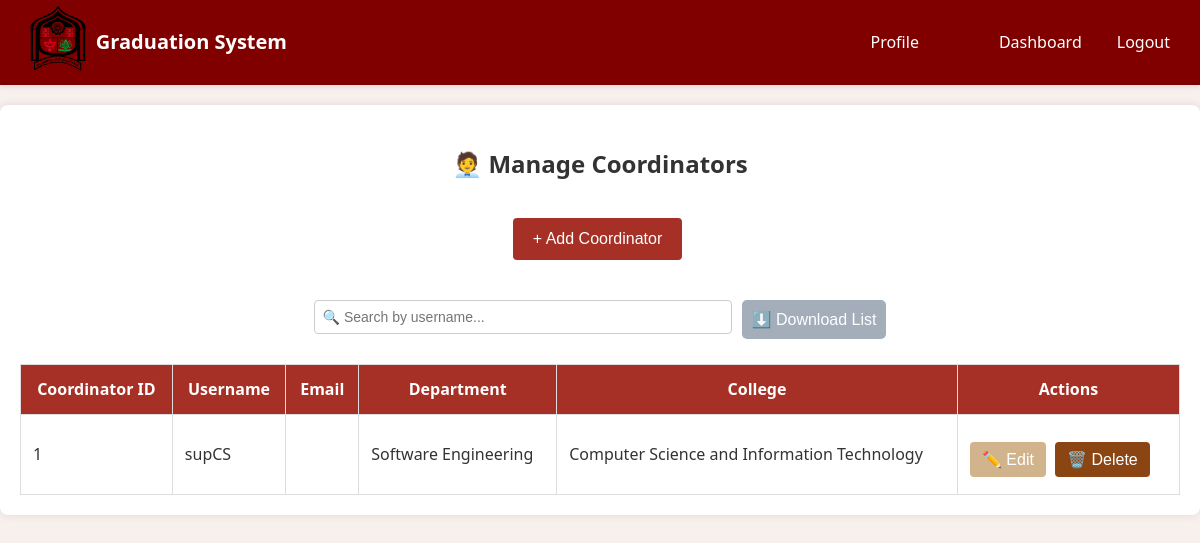
Page /api/users/manage-coordinators/ (signed in) on the committed database.
### users/models.py (models this page shows, shortened)
class User(AbstractUser):
    phone_number = models.CharField(max_length=15, blank=True, null=True)
    department = models.ForeignKey(
        Department,
        on_delete=models.CASCADE,
        related_name='users',
        null=True,
        blank=True
    )

class Coordinator(User):
    coord_id = models.CharField(max_length=20, unique=True, blank=True, default="")
    is_super = models.BooleanField(default=False)

class User(AbstractUser):
    phone_number = models.CharField(max_length=15, blank=True, null=True)
    department = models.ForeignKey(
        Department,
        on_delete=models.CASCADE,
        related_name='users',
        null=True,
        blank=True
    )

### university/models.py (models this page shows, shortened)
class Department(models.Model):
    college = models.ForeignKey(College, on_delete=models.CASCADE, related_name='departments')
    name = models.CharField(max_length=200)

class College(models.Model):
    university = models.ForeignKey(University, on_delete=models.CASCADE, related_name='colleges')
    name = models.CharField(max_length=200)
    location = models.CharField(max_length=200, blank=True, null=True)

### users/views.py (the view, shortened to what this page needs)
# urls.py: path("manage-coordinators/", views.SuperCoordinatorView.as_view(), name='manage-coordinators'),
class SuperCoordinatorView(APIView):
    permission_classes = [IsAuthenticated]
    def get(self, request):
        if not request.user.is_superuser:
            return Response({"error": "Access denied"}, status=403)
        coords = Coordinator.objects.filter(is_super=True)
        if request.headers.get("Accept") == "application/json":
            return Response(UserSerializer(coords, many=True).data)
        departments = Department.objects.select_related("college").all()
        return render(request, "admin/manage_super_coords.html", {
            "super_coords": coords,
            "departments": departments
        })

### notifications/context_processors.py (called while the page is built)
def unread_notifications_count(request):
    if request.user.is_authenticated:
        count = Notification.objects.filter(recipient=request.user, read=False).count()
        return {'unread_notifications_count': count}
    return {'unread_notifications_count': 0}

### templates/admin/manage_super_coords.html (shortened to what this page needs)
{% extends "base.html" %}
{% load static i18n %}
{% block head %}
<link rel="stylesheet" href="{% static 'css/admin/manage_coordinators.css' %}">
{% endblock %}
{% block content %}
{% include "navbar.html" %}
<div class="container">
    <h2>🧑‍💼 {% trans "Manage Coordinators" %}</h2>
    <button id="create-coord-btn" class="btn btn-primary">+ {% trans "Add Coordinator" %}</button>
    <div class="search-filter-bar">
        <input type="text" id="search-input" placeholder="{% trans '🔍 Search by username...' %}" />
        <button id="download-btn" class="btn-download">⬇️ {% trans "Download List" %}</button>
    </div>
    <table>
        <thead>
            <tr>
                <th>{% trans "Coordinator ID" %}</th>
                <th>{% trans "Username" %}</th>
                <th>{% trans "Email" %}</th>
                <th>{% trans "Department" %}</th>
                <th>{% trans "College" %}</th>
                <th>{% trans "Actions" %}</th>
            </tr>
        </thead>
        <tbody>
            {% for coord in super_coords %}
            <tr>
                <td>{{ coord.coord_id }}</td>
                <td>{{ coord.username }}</td>
                <td>{{ coord.email }}</td>
                <td>{{ coord.department.name }}</td>
                <td>{{ coord.department.college.name }}</td>
                <td>
                    <button class="edit-btn btn-edit"
                        data-id="{{ coord.id }}"
                        data-username="{{ coord.username }}"
                        data-email="{{ coord.email }}"
                        data-coord_id="{{ coord.coord_id }}"
                        data-department="{{ coord.department.id }}"
                    >✏️ {% trans "Edit" %}</button>
                    <button class="delete-btn btn-delete" data-id="{{ coord.id }}">🗑️ {% trans "Delete" %}</button>
                </td>
            </tr>
            {% empty %}
            <tr>
                <td colspan="6">{% trans "No coordinators found." %}</td>
            </tr>
            {% endfor %}
        </tbody>
    </table>
</div>
{% endblock %}

### static/css/style.css (style rules this page uses)
body { font-family: 'Segoe UI', Tahoma, Geneva, Verdana, sans-serif; margin: 0px; padding: 0; background-color: #f7f0ed; color: #333; line-height: 1.6; }
:root { --button-color: #a63026; --button-hover-color: #681e18; --button-text-color: white; --button-disabled-color: #cccccc; }
button { background-color: var(--button-color); color: var(--button-text-color); padding: 10px 20px; border: none; border-radius: 5px; font-size: 16px; cursor: pointer; transition: background-color 0.3s ease; margin: 5px 0; }
.btn-primary { background-color: #a63026; color: white; }
.btn-edit { background-color: #d2b48c; color: white; }
.btn-delete { background-color: #8b4513; color: white; }
.btn-download { background-color: #a3aeba; color: white; }

### static/css/admin/manage_coordinators.css (style rules this page uses)
.container { max-width: 1300px; margin: 20px auto; padding: 20px; background: white; border-radius: 8px; box-shadow: 0 0 10px rgba(0, 0, 0, 0.1); text-align: center; }
h2 { color: #333; margin-bottom: 20px; }
table { width: 100%; border-collapse: collapse; margin-top: 20px; }
table, th, td { border: 1px solid #ddd; }
th, td { padding: 12px; text-align: left; }
th { background: #a63026; color: white; text-align: center; }
td { background: #fff; }
.edit-btn, .delete-btn, .btn, .btn-secondary, .btn-primary { text-decoration: none; padding: 8px 12px; border-radius: 4px; margin-right: 5px; transition: 0.3s ease-in-out; display: inline-block; cursor: pointer; border: none; }
.btn-primary { padding: 12px 20px; }
.search-filter-bar { display: flex; gap: 10px; margin: 20px 0; align-items: center; justify-content: center; }
#search-input { padding: 8px; font-size: 14px; border-radius: 4px; border: 1px solid #ccc; flex: 1; max-width: 400px; }
input, select { padding: 10px; margin-top: 5px; border: 1px solid #ccc; border-radius: 5px; width: 95%; }
button { color: white; padding: 10px; border: none; border-radius: 5px; cursor: pointer; margin-top: 15px; }

### rows in the picture
Coordinator: coord_id "1", username "supCS", department.name "Software Engineering", department.college.name "Computer Science and Information Technology"
